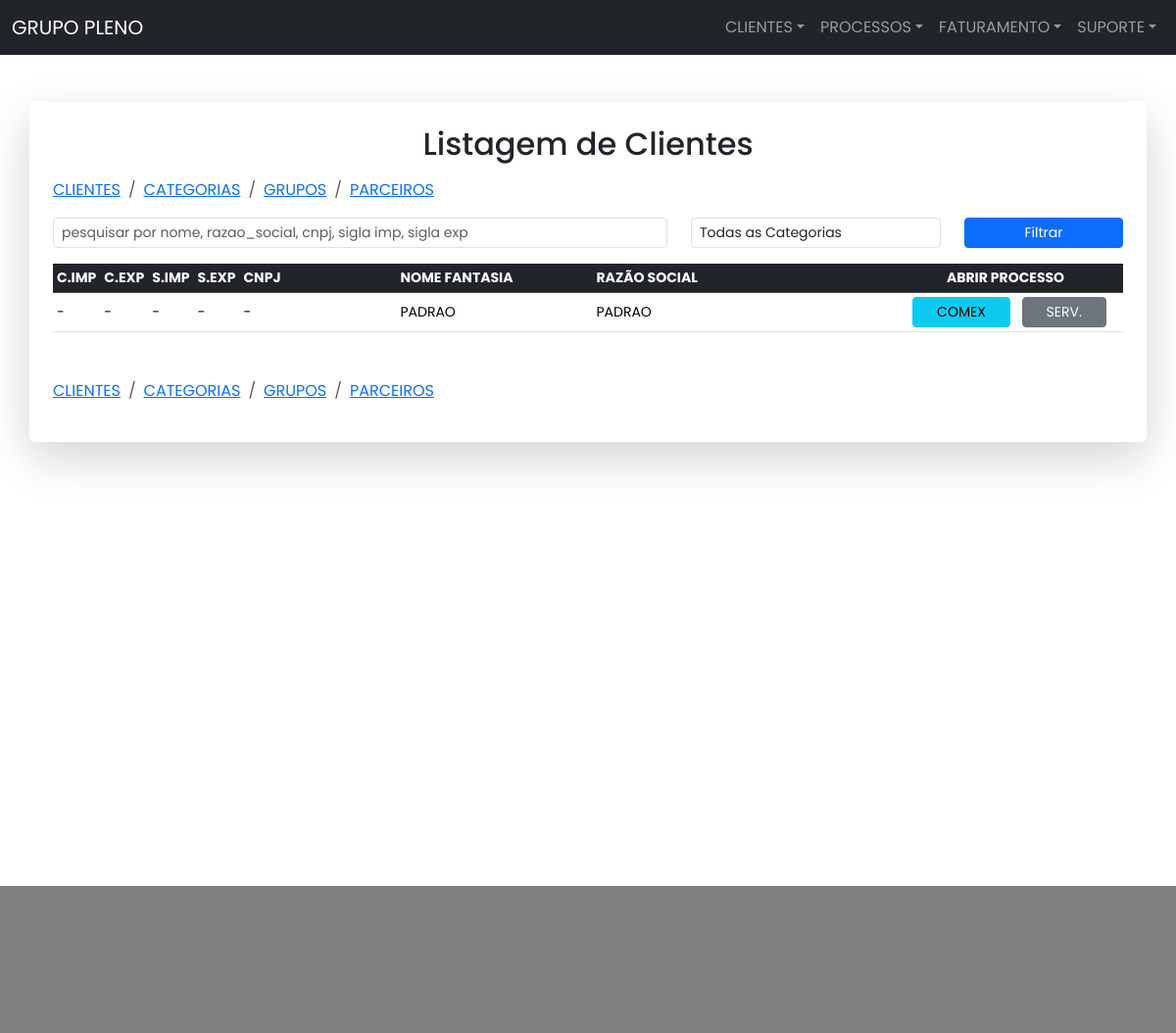
/clientes/, run on an earlier commit of the app's database.
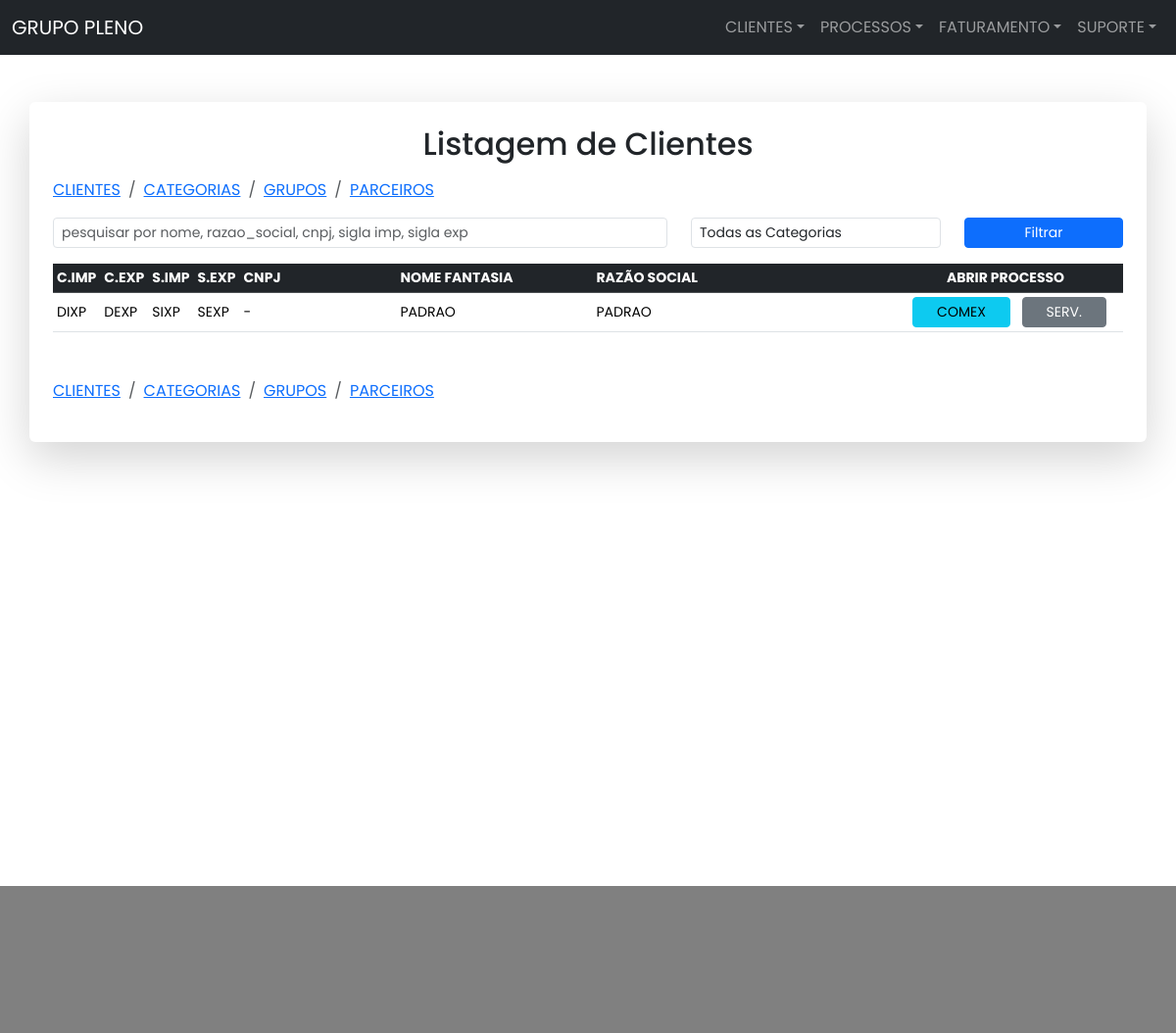
And on a later commit of the database.
### parceiros/models.py (models this page shows, shortened)
class Teste1Cliente(models.Model):
    STATUS_CHOICES = [
        ('A', 'ATIVO'),
        ('I', 'INATIVO'),
    ]
    nome = models.CharField(
        max_length=50, verbose_name='NOME FANTASIA', null=True, blank=True)
    razao_social = models.CharField(
        max_length=200, verbose_name='RAZÃO SOCIAL', null=True, blank=True)
    cnpj = models.CharField(
        max_length=25, verbose_name='CNPJ', null=True, blank=True)
    insc_est = models.CharField(
        max_length=25, verbose_name='INSC EST', null=True, blank=True)
    sigla_imp = models.CharField(
        max_length=5, verbose_name='SIGLA IMP', null=True, blank=True)
    sigla_exp = models.CharField(
        max_length=5, verbose_name='SIGLA EXP', null=True, blank=True)
    serv_sigla_imp = models.CharField(
        max_length=5, verbose_name='SIGLA IMP SERV', null=True, blank=True)
    serv_sigla_exp = models.CharField(
        max_length=5, verbose_name='SIGLA EXP SERV', null=True, blank=True)
    cod_interno = models.CharField(
        max_length=25, verbose_name='COD INTERNO', null=True, blank=True)
    observacoes = models.TextField(
        verbose_name='OBSERVACOES', null=True, blank=True)
    status = models.CharField(
        max_length=2, choices=STATUS_CHOICES)
    grupo = models.ForeignKey(Teste1Grupo, related_name='grupos',
                              on_delete=models.SET_NULL,
                              null=True, blank=True)
    categoria = models.ForeignKey(Teste1Categoria, related_name='categorias',
                                  on_delete=models.SET_NULL,
                                  null=True, blank=True)

### parceiros/views.py (the view, shortened to what this page needs)
# urls.py: path('clientes/', ClienteView.as_view(), name='clientes'),
class ClienteView(View):
    template_name = 'clientes/clientes_list.html'
    def get(self, request):
        title = 'CLIENTES'
        form = ClienteForm()
        clientes = Teste1Cliente.objects.all().order_by('nome').filter(
                status='A', grupo_id=3)
        grupos = Teste1Grupo.objects.all()
        categorias = Teste1Categoria.objects.all()
        query = request.GET.get('q', '')
        status = request.GET.get('status', '')
        grupo = request.GET.get('grupo', '')
        categoria = request.GET.get('categoria', '')
        if status:
            clientes = clientes.filter(status=status)
        if grupo:
            clientes = clientes.filter(grupo__id=grupo)
        if categoria:
            clientes = clientes.filter(categoria__id=categoria)
        default_page = 1
        page = request.GET.get('page', default_page)
        clientes_per_page = 25
        paginator = Paginator(clientes, clientes_per_page)
        page_number = request.GET.get('page')
        clientes_page = paginator.get_page(page_number)
        try:
            clientes_page = paginator.page(page)
        except PageNotAnInteger:
            clientes_page = paginator.page(default_page)
        except EmptyPage:
            clientes_page = paginator.page(paginator.num_pages)
        return render(request, ClienteView.template_name, {
            'title': title,
            'clientes': clientes_page,
            'categorias': categorias,
            'query': query,
            'status': status,
            'grupos': grupos,
            'categoria': categoria,
            'form': form
        })

### parceiros/templates/clientes/clientes_list.html (shortened to what this page needs)
{% extends 'base.html' %}
{% load static %}
{% block body %}
<main class="container p-4 shadow-lg p-3 mb-5 bg-white rounded my-5">
    <h2 class="text-center mb-3">Listagem de Clientes</h2>
    {% include 'clientes/_breadcrumb_clientes.html' %}
    <form method="POST" class="mb-3">
        <div class="row">
            <div class="col-sm-7">
                <input type="text" name="q" class="form-control form-control-sm" autocomplete="off"
                placeholder="pesquisar por nome, razao_social, cnpj, sigla imp, sigla exp" value="{{ query }}">
            </div>
            <div class="col-sm-3">
                <select name="categoria" class="form-control form-control-sm">
                    <option value="">Todas as Categorias</option>
                </select>
            </div>
            <div class="col-sm-2">
                <button type="submit" class="btn btn-primary btn-sm w-100" name="search">Filtrar</button>
            </div>
        </div>
    </form>
    <table class="table table-responsive table-hover table-sm">
        <thead class="table-dark">
          <tr class="small text-uppercase">
            <th scope="col">C.Imp</th>
            <th scope="col">C.Exp</th>
            <th scope="col">S.Imp</th>
            <th scope="col">S.Exp</th>
            <th scope="col">CNPJ</th>
            <th scope="col">Nome Fantasia</th>
            <th scope="col">Razão Social</th>
            <th class="text-center" scope="col">Abrir Processo</th>
          </tr>
        </thead>
        <tbody class="table-sm">
            {% for cliente in clientes %}
            <tr class="small">
                <td class="align-middle" style="width:40px">{{ cliente.sigla_imp }}</td>
                <td class="align-middle" style="width:40px">{{ cliente.sigla_exp }}</td>
                <td class="align-middle" style="width:40px">{{ cliente.serv_sigla_imp }}</td>
                <td class="align-middle" style="width:40px">{{ cliente.serv_sigla_exp }}</td>
                <td class="align-middle" style="width:160px">{{ cliente.cnpj }}</td>
                <td class="align-middle" style="width:200px;">{{ cliente.nome }}</td>
                <td class="align-middle">{{ cliente.razao_social }}</td>
                <td class="text-center align-middle" style="width:240px">
                    <a href="" data-bs-toggle="modal" data-bs-target="#processoModal_{{ cliente.id }}"
                        class="btn btn-sm btn-info px-4 mx-2">COMEX</a>
                    <a href="" data-bs-toggle="modal" data-bs-target="#processoServModal_{{ cliente.id }}"
                        class="btn btn-sm btn-secondary px-4">SERV.</a>
                </td>
            </tr>
            {% endfor %}
        </tbody>
    </table>
    {% include 'clientes/_breadcrumb_clientes.html' %}
</main>
{% endblock %}

What changed in the data, as far as the page shows it:
changed Teste1Cliente "PADRAO": sigla_imp "-" → "DIXP"; sigla_exp "-" → "DEXP"; serv_sigla_imp "-" → "SIXP"; serv_sigla_exp "-" → "SEXP"
